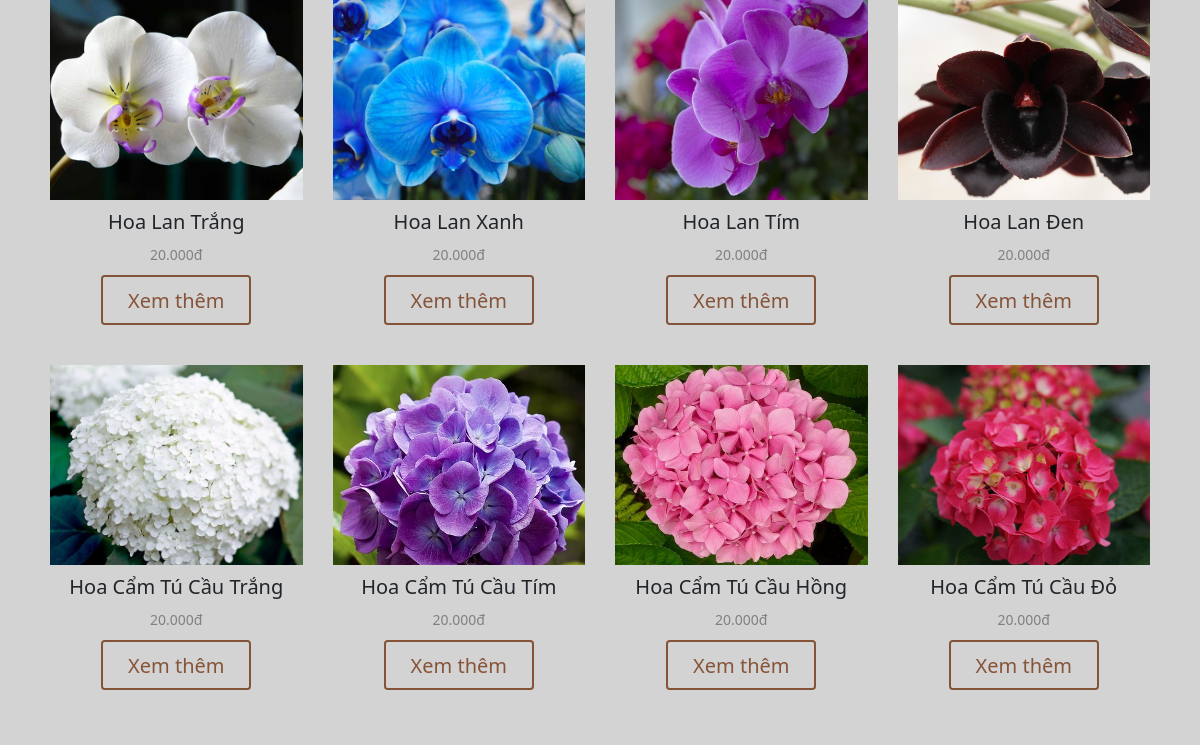
The page /myhome/home_page (lower part) on the database as committed earlier.
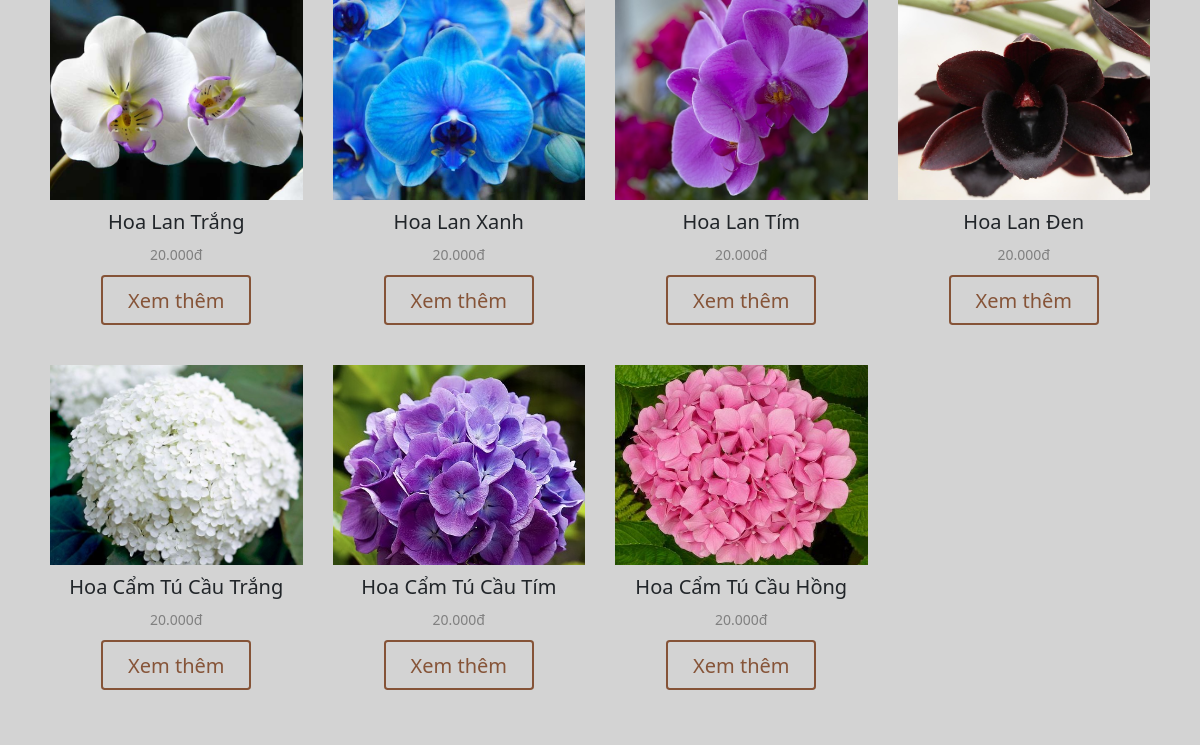
The same page on the database as committed later.
### myhome/models.py (models this page shows)
class flowers (models.Model):
    ms = models.CharField(max_length=100)
    name= models.TextField()
    price = models.FloatField()
    image = models.ImageField(null=True)
    description = models.TextField()
    number = models.IntegerField()

### myhome/views.py (the view)
# urls.py: path('/home_page',views.home_page),
def home_page (request):
    Data1 ={'flowers':flowers.objects.all()}
    return render (request,'nguoidung/home.html',Data1)

### myhome/templates/nguoidung/home.html (shortened to what this page needs)
{% extends "nguoidung/base.html" %}
{% block content%}
<main>
    <section class="menu" id="menu">
        <div class="container">
            <div class="row gx-2 gy-3">
                {% for flower in flowers %}
                <div class="col-12 col-md-6 col-lg-4 col-xl-3 text-center p-4 menu-item">
                    <img src="{{flower.image.url}}" width="50%" class="image_flower">
                    <h3>{{flower.name}}</h3>
                    <p>{{flower.price}}</p>
                    <a href="flower_detail/{{flower.id}}" class="btn">Xem thêm</a>
                </div>
                {% endfor %}
            </div>
        </div>
    </section>
</main>
{% endblock %}

Rows that differ between the two databases and show on the page:
removed flowers: image (picture), name "Hoa Cẩm Tú Cầu Đỏ", price "20.000đ"
